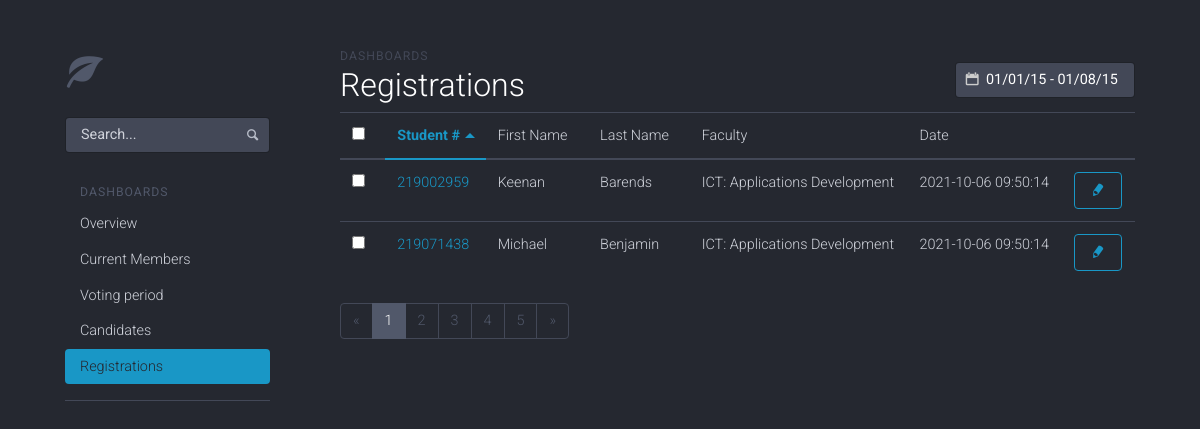
The page /admin/dashboard/registrations/index.php on the database its author committed.
### tables this page shows
CREATE TABLE IF NOT EXISTS `student` (
    `student_id` int(11) NOT NULL AUTO_INCREMENT,
    `student_number` int(9) NOT NULL,
    `student_name` varchar(100) NOT NULL,
    `student_surname` varchar(100) NOT NULL,
    `student_email` varchar(100) NOT NULL,
    `faculty` varchar(150) NOT NULL,
    `password` char(100) NOT NULL,
    PRIMARY KEY (`student_id`),
    UNIQUE KEY `student_id` (`student_number`) USING BTREE
    );

### admin/dashboard/registrations/index.php (the view, shortened to what this page needs)
<!DOCTYPE html>
<html lang="en">
  <head>
      <link href="../assets/css/toolkit-inverse.css" rel="stylesheet">
    <link href="../assets/css/application.css" rel="stylesheet">
  </head>
<body>
  <div class="container">
    <div class="row">
      <div class="col-md-3 sidebar">
        <nav class="sidebar-nav">
          <div class="sidebar-header">
            <a class="sidebar-brand img-responsive" href="../index.html">
              <span class="icon icon-leaf sidebar-brand-icon"></span>
            </a>
          </div>
          <div class="collapse nav-toggleable-md" id="nav-toggleable-md">
            <form class="sidebar-form">
              <input class="form-control" type="text" placeholder="Search...">
              <button type="submit" class="btn-link">
                <span class="icon icon-magnifying-glass"></span>
              </button>
            </form>
            <ul class="nav nav-pills nav-stacked flex-column">
              <li class="nav-header">Dashboards</li>
        <li class="nav-item">
          <a class="nav-link" href="../index.php">Overview</a>
        </li>
        <li class="nav-item">
          <a class="nav-link" href="../currentmembers/index.php">Current Members</a>
        </li>
        <li class="nav-item">
          <a class="nav-link " href="../votingperiod/index.php">Voting period</a>
        </li>
        <li class="nav-item">
          <a class="nav-link " href="../candidates/index.php">Candidates</a>
        </li>
        <li class="nav-item">
          <a class="nav-link active" href="index.php">Registrations</a>
        </li>
            </ul>
            <hr class="visible-xs mt-3">
          </div>
        </nav>
      </div>
      <div class="col-md-9 content">
        <div class="dashhead">
  <div class="dashhead-titles">
    <h6 class="dashhead-subtitle">Dashboards</h6>
    <h2 class="dashhead-title">Registrations</h2>
  </div>
  <div class="btn-toolbar dashhead-toolbar">
    <div class="btn-toolbar-item input-with-icon">
      <input type="text" value="01/01/15 - 01/08/15" class="form-control" data-provide="datepicker">
      <span class="icon icon-calendar"></span>
    </div>
  </div>
</div>
<div class="table-responsive">
  <table class="table" data-sort="table">
    <thead>
      <tr>
        <th><input type="checkbox" class="select-all" id="selectAll"></th>
        <th>Student #</th>
        <th>First Name</th>
        <th>Last Name</th>
        <th>Faculty</th>
        <th>Date</th>
        <th></th>
      </tr>
    </thead>
    <tbody>
      <?php
        require("../../../back-end/conn.php");
        $query = "SELECT student_number, student_name, student_surname, faculty, Now() as 'date' FROM `student`";
        $result = mysqli_query($link, $query);
        while($row = mysqli_fetch_assoc($result)) {
            echo "<tr>
                <td><input type='checkbox' class='select-row'></td>
                <td><a href='#'>".$row["student_number"]."</a></td>
                <td>".$row["student_name"]."</td>
                <td>".$row["student_surname"]."</td>
                <td>".$row["faculty"]."</td>
                <td>".$row["date"]."</td>
                <td><button type='button' class='btn btn-outline-primary'>
                  <span class='icon icon-pencil'></span>
                </button>
</td>
              </tr>";
          }
       ?>
    </tbody>
  </table>
</div>
<div class="text-center">
  <nav>
    <ul class="pagination">
      <li class="page-item">
        <a class="page-link" href="#" aria-label="Previous">
          <span aria-hidden="true">&laquo;</span>
        </a>
      </li>
      <li class="page-item active"><a class="page-link" href="#">1</a></li>
      <li class="page-item"><a class="page-link" href="#">2</a></li>
      <li class="page-item"><a class="page-link" href="#">3</a></li>
      <li class="page-item"><a class="page-link" href="#">4</a></li>
      <li class="page-item"><a class="page-link" href="#">5</a></li>
      <li class="page-item">
        <a class="page-link" href="#" aria-label="Next">
          <span aria-hidden="true">&raquo;</span>
        </a>
      </li>
    </ul>
  </nav>
</div>
      </div>
    </div>
  </div>
  </body>
</html>

### admin/dashboard/assets/css/application.css (style rules this page uses)
body { padding-top: 20px; padding-bottom: 20px; }
@media (min-width: 768px) { body { padding-top: 50px; padding-bottom: 50px; } }
h1, h2, h3, h4, h5, h6, .h1, .h2, .h3, .h4, .h5, .h6 { margin-top: 0; }
hr { margin-top: 30px; margin-bottom: 30px; }

### admin/dashboard/registrations/index.php (style rules this page uses)
body { width: 1px; min-width: 100%; *width: 100%; }

### rows shown on the page
student: student_number "219002959", student_name "Keenan", student_surname "Barends", faculty "ICT: Applications Development", date "2021-10-06 09:50:14"
student: student_number "219071438", student_name "Michael", student_surname "Benjamin", faculty "ICT: Applications Development", date "2021-10-06 09:50:14"
